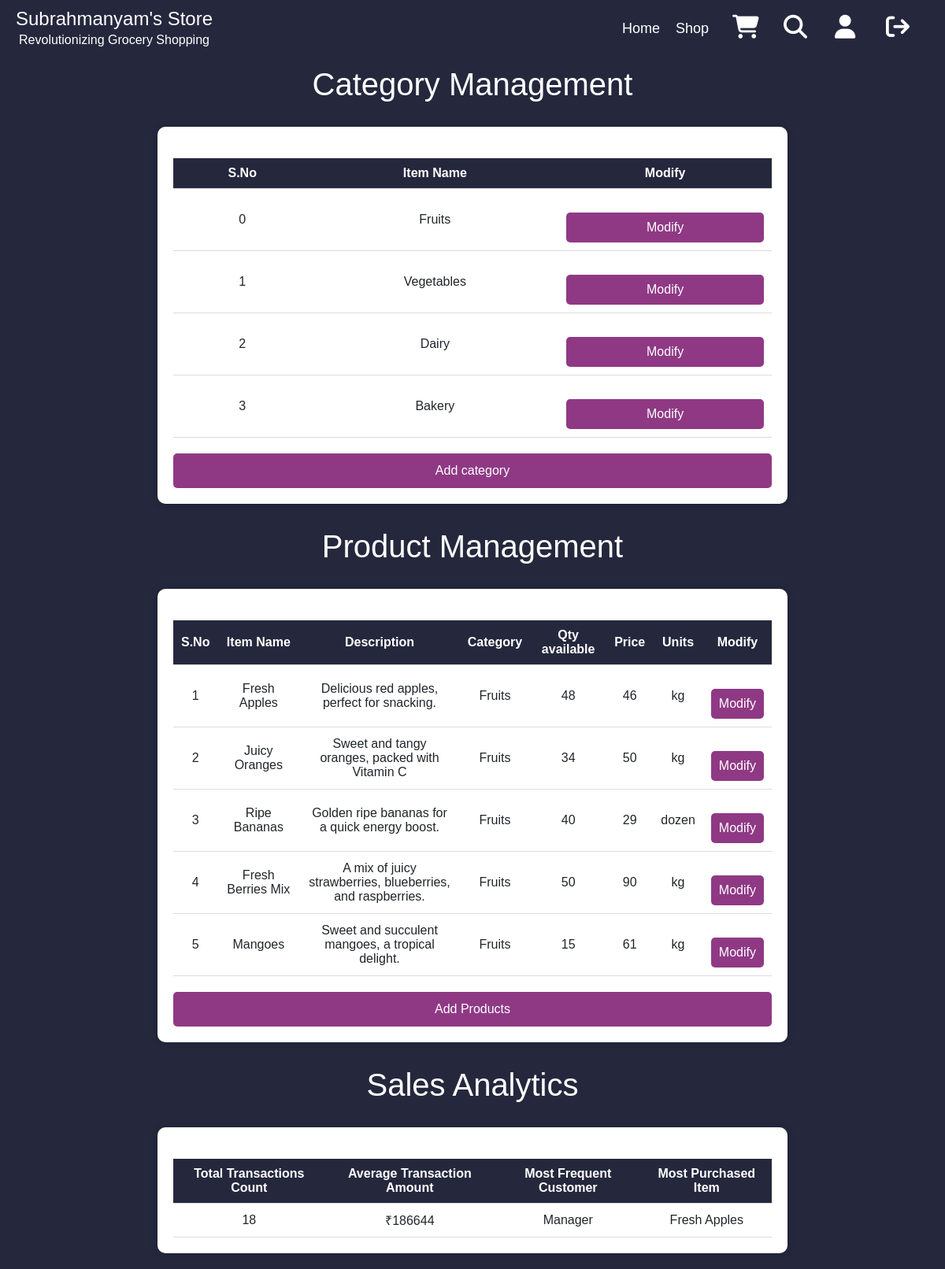
The page /manager (signed in) on the database its author committed.
### tables this page shows
CREATE TABLE category(c_id int NOT NULL UNIQUE,
          category_name text NOT NULL UNIQUE
 
);

CREATE TABLE items(
           iid int UNIQUE NOT NULL ,
           Name text NOT NULL,           
           price int NOT NULL,
           barcode text UNIQUE NOT NULL,
           description text NOT NULL,
           qty int NOT NULL,
           units text NOT NULL,
           c_id int NOT NULL,         
           i_id int,
           tags text NOT NULL,     
           exp_date text,           
           PRIMARY KEY (iid),
           FOREIGN KEY (i_id) REFERENCES Images(i_id),
           FOREIGN KEY (c_id) REFERENCES category(c_id)            
                   );

### app_contents/routes_manager.py (the view)
@app.route('/manager', methods=['POST','GET'])
def manager():
     category=getfromdb_as_dict('*','category','c_id')
     category1={}
     for ele in category:
          category1[ele['c_id']]=ele['category_name']
     products=getfromdb_as_dict('*','items','i_id')
     for product in products:
          if(product['c_id'] in category1.keys()):
               product['category']=category1[product['c_id']]
     if(session.get("user")!="manager"):
          flash("You need to login, Mr Manager!",category='alert-message')
          return redirect(url_for('manager_page'))
     if(len(products)>5):
          n=5
     else:
          n=len(products)
     transac={}
     t=getfromdb_as_dict('*','transactions','tid')
     print(t)
     t_avg=0
     count=[]
     items={}
     for ele in t:
          t_avg+=ele['t_total']
          count.append(ele['uid'])
          items_dict = eval(ele['items'])
          for key in items_dict.keys():
               if(key not in items.keys()):
                    items[key]=items_dict[key]
               else:
                    items[key]+=items[key]+items_dict[key]
     Key_max = max(zip(items.values(), items.keys()))[1]
     transac['item']=getfromdbwhere('Name','items','iid',f'iid={Key_max}')[0]
     max1=max(count, key=count.count)
     if(max1==-1):
          transac['custom']="Manager"
     else:
          transac['custom']=getfromdbwhere('fname','users','uid',f'uid={max1}')[0]
     transac['count']=len(t)
     transac['avg']=int(t_avg/len(t))
     return render_template('manager.html',category=category,products=products[0:n],transac=transac)

### app_contents/functions.py (called while the page is built)
def getfromdbwhere(columns,table,id,where):
     p_db=path.join((getcwd()),'database.db')
     con = sqlite3.connect(p_db,check_same_thread=False)
     c=con.cursor()
     c.execute(f'SELECT {columns} FROM {table} WHERE {where} ORDER BY {id} ASC')
     k=columns.count(',')
     l=[]
     m=c.fetchall()
     for ele in m:
          if(k==0 and columns!='*'):
           l.append(ele[0])
          else:
              z=list(ele)
              l.append(z)
     con.close()
     return l

def getfromdb_as_dict(columns, table, id):
    p_db = path.join(getcwd(), 'database.db')
    con = sqlite3.connect(p_db, check_same_thread=False)
    c = con.cursor()
    c.execute(f'SELECT {columns} FROM {table} ORDER BY {id} ASC')
    results = c.fetchall()
    column_names = [description[0] for description in c.description]
    result_dicts = []
    for row in results:
        result_dict = {column_names[i]: row[i] for i in range(len(column_names))}
        result_dicts.append(result_dict)
    con.close()
    return result_dicts

### app_contents/templates/manager.html (shortened to what this page needs)
{% extends 'base.html' %}
{% block head %}
<link rel="stylesheet" type="text/css" href="{{ url_for('static', filename='styles/manager.css') }}">
<link rel="stylesheet" href="https://cdn.jsdelivr.net/npm/bootstrap@4.0.0/dist/css/bootstrap.min.css">
{% endblock %}
{% block content %}
<h1 class="taitil"><a href="{{ url_for('mgmt_cat')}}" style="color:white">Category Management</a></h1>
<div class="cart-container">
<table class="cart-table">
  <thead>
    <tr>
      <th scope="col">S.No</th>
      <th scope="col">Item Name</th>
      <th scope="col">Modify</th>
    </tr>
  </thead>
  <tbody>
    {% for item in category %}
    <tr>
      <td>{{item.c_id}}</td>
      <td>{{ item.category_name }}</td>
      <td><a href="{{ url_for('edit_category', id=item.c_id) }}" class="checkout-button">Modify</a> </td>
    </tr>
    {% endfor %}
  </tbody>
</table>
<div class="checkout">
  <a href="{{url_for('add_category')}}" class="checkout-button">Add category</a>
</div>
</div>
<h1 class="taitil"><a href="{{ url_for('mgmt_prod')}}" style="color:white">Product Management</a></h1>
<div class="cart-container">
<table class="cart-table">
  <thead>
    <tr>
      <th scope="col">S.No</th>
      <th scope="col">Item Name</th>
      <th scope="col">Description</th>
      <th scope="col">Category</th>
      <th scope="col">Qty available</th>
      <th scope="col">Price</th>
      <th scope="col">Units</th>
      <th scope="col">Modify</th>
    </tr>
  </thead>
  <tbody>
    {% for item in products %}
    <tr>
      <td>{{loop.index}}</td>
      <td>{{ item.Name }}</td>
      <td>{{ item.description }}</td>
      <td>{{ item.category}}</td>
      <td>{{ item.qty }}</td>
      <td>{{ item.price }}</td>
      <td>{{ item.units }}</td>
      <td><a href="{{ url_for('edit_product', id=item.iid) }}" class="checkout-button">Modify</a> </td>
    </tr>
    {% endfor %}
  </tbody>
</table>
<div class="checkout">
  <a href="{{url_for('add_product')}}" class="checkout-button">Add Products</a>
</div>
</div>
<h1 class="taitil">Sales Analytics</h1>
<div class="cart-container">
<table class="cart-table">
  <thead>
    <tr>
      <th scope="col">Total Transactions Count</th>
      <th scope="col">Average Transaction Amount</th>
      <th scope="col">Most Frequent Customer</th>
      <th scope="col">Most Purchased Item</th>
    </tr>
  </thead>
  <tbody>
    <tr>
      <td>{{ transac.count }}</td>
      <td>₹{{ transac.avg }}</td>
      <td>{{ transac.custom }}</td>
      <td>{{ transac.item }} </td>
    </tr>
  </tbody>
{% endblock %}

### app_contents/templates/base.html (shortened to what this page needs)
<html>
  <head>
{% block head %}
{% endblock %}
<link rel= "stylesheet" type= "text/css" href= "{{ url_for('static',filename='styles/common.css') }}">
<link rel="stylesheet" href=
"https://cdnjs.cloudflare.com/ajax/libs/font-awesome/6.2.0/css/all.css">
</head>
  </head>
<nav class="navbar">
  <div class="logo">
    <h1 class="logo_text">Subrahmanyam's Store</h1>
    <p class="logo_text_1">Revolutionizing Grocery Shopping</p>
  </div>
  <ul class="menu">
    <li>
      <a href="{{ url_for('home_page') }}" class="home">Home</a>
    </li>
    <li>
      <a href="{{ url_for('shop_page') }}" class="shop">Shop</a>
    </li>
    <li class="cart-icon">
      <a href="{{ url_for('cart_page') }}"><i class="fa fa-shopping-cart"></i></a>
    </li>
    <li>
      <a href="{{ url_for('search_page') }}"><i class="fa fa-search"></i></a>
    </li>
    <li>
      <a href="{{ url_for('user_page') }}"><i class="fa fa-user"></i></a>
    </li>
    <li>
      <a href="{{ url_for('logout_page') }}"><i class="fa fa-sign-out"></i></a>
    </li>
  </ul>
</nav>
<body>
  {% block content %}
  {% endblock content %}
</body>
</html>

### app_contents/static/styles/manager.css (style rules this page uses)
.cart-container { padding: 20px; margin: 20px auto; background-color: #ffffff; border-radius: 10px; box-shadow: 0px 0px 10px rgba(0, 0, 0, 0.2); max-width: 800px; }
.cart-table { width: 100%; border-collapse: collapse; margin-top: 20px; }
.cart-table th, .cart-table td { padding: 10px; text-align: center; border-bottom: 1px solid #dddddd; }
.cart-table th { background-color: #25283D; color: #ffffff; }
.checkout-button { display: block; width: 100%; text-align: center; background-color: #8F3985; color: #ffffff; padding: 10px; border-radius: 5px; text-decoration: none; margin-top: 20px; transition: background-color 0.3s ease; }
.taitil { color:white; text-align: center; padding-top:10px; padding-bottom: 10px; }

### app_contents/static/styles/common.css (style rules this page uses)
* { box-sizing: border-box; }
body { background: #25283D; font-family: 'Hind', sans-serif; margin: 0; padding: 0; }
body { margin: 0; padding: 0; }
.navbar { background-color: #25283D; color: #ffffff; border-radius: 10px; display: flex; justify-content: space-between; align-items: center; padding: 10px 20px; }
.logo { display: flex; flex-direction: column; align-items: center; text-align: center; }
.logo_text { font-size: 24px; margin: 0; padding: 0; }
.logo_text_1 { font-size: 16px; margin: 0; padding: 0; }
.menu { list-style: none; display: flex; align-items: center; margin: 0; padding: 0; }
.menu li { margin: 0; padding: 0; margin-right: 20px; font-size: 18px; transition: background-color 0.5s ease; }
.menu a { text-decoration: none; color: #ffffff; position: relative; transition: background-color 0.5s ease, color 0.5s ease; }
.fa { font-size: 18px; margin-left: 10px; transition: color 0.5s ease; }
.cart-icon { position: relative; display: inline-flex; align-items: flex-start; }
.fa { line-height:30px; font-size:30px; display:inline-bloxk; width:35px; height:35px; }

### rows shown on the page
category: c_id "0", category_name "Fruits", category "Fruits" "Fruits" "Fruits" "Fruits" "Fruits"
category: c_id "1", category_name "Vegetables"
category: c_id "2", category_name "Dairy"
category: c_id "3", category_name "Bakery"
items: Name "Fresh Apples", description "Delicious red apples, perfect for snacking.", units "kg"
items: Name "Juicy Oranges", description "Sweet and tangy oranges, packed with Vitamin C", units "kg"
items: Name "Ripe Bananas", description "Golden ripe bananas for a quick energy boost.", units "dozen"
items: Name "Fresh Berries Mix", description "A mix of juicy strawberries, blueberries, and raspberries.", units "kg"
items: Name "Mangoes", description "Sweet and succulent mangoes, a tropical delight.", units "kg"

### other values the page prints
{{ item.qty }} "48" "34" "40" "50" "15"
{{ item.price }} "46" "50" "29" "90" "61"
{{ transac.count }} "18"
{{ transac.avg }} "186644"
{{ transac.custom }} "Manager"
